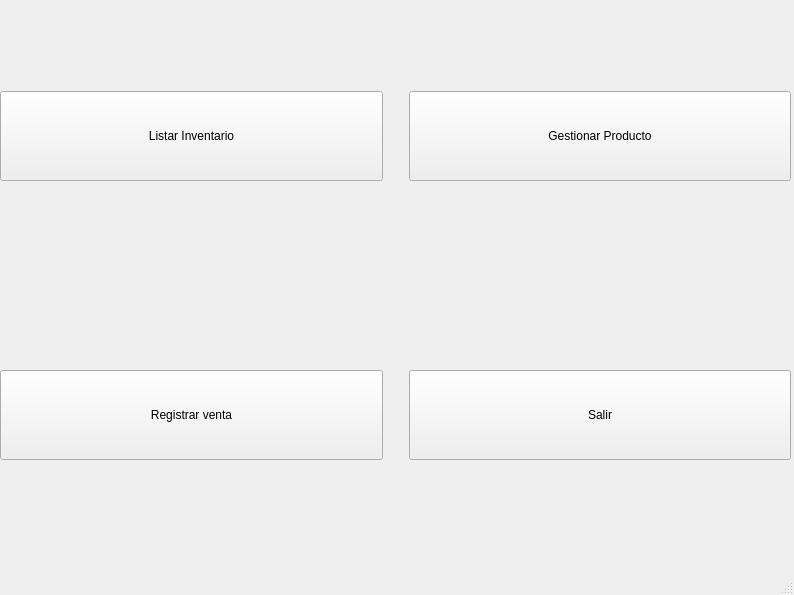
<?xml version="1.0" encoding="UTF-8"?>
<ui version="4.0">
 <class>MainWindow</class>
 <widget class="QMainWindow" name="MainWindow">
  <property name="geometry">
   <rect>
    <x>0</x>
    <y>0</y>
    <width>794</width>
    <height>595</height>
   </rect>
  </property>
  <property name="windowTitle">
   <string>MainWindow</string>
  </property>
  <widget class="QWidget" name="centralwidget">
   <widget class="QLabel" name="label">
    <property name="geometry">
     <rect>
      <x>0</x>
      <y>0</y>
      <width>791</width>
      <height>551</height>
     </rect>
    </property>
    <property name="text">
     <string/>
    </property>
    <property name="pixmap">
     <pixmap>freeman.jpg</pixmap>
    </property>
   </widget>
   <widget class="QWidget" name="gridLayoutWidget">
    <property name="geometry">
     <rect>
      <x>0</x>
      <y>0</y>
      <width>791</width>
      <height>551</height>
     </rect>
    </property>
    <layout class="QGridLayout" name="gridLayout" columnstretch="10,0,10">
     <property name="sizeConstraint">
      <enum>QLayout::SetMaximumSize</enum>
     </property>
     <item row="0" column="1">
      <spacer name="verticalSpacer_2">
       <property name="orientation">
        <enum>Qt::Vertical</enum>
       </property>
       <property name="sizeHint" stdset="0">
        <size>
         <width>20</width>
         <height>40</height>
        </size>
       </property>
      </spacer>
     </item>
     <item row="1" column="1">
      <spacer name="verticalSpacer">
       <property name="orientation">
        <enum>Qt::Vertical</enum>
       </property>
       <property name="sizeHint" stdset="0">
        <size>
         <width>20</width>
         <height>40</height>
        </size>
       </property>
      </spacer>
     </item>
     <item row="0" column="2">
      <widget class="QPushButton" name="botonGestionarProducto">
       <property name="minimumSize">
        <size>
         <width>0</width>
         <height>90</height>
        </size>
       </property>
       <property name="maximumSize">
        <size>
         <width>2000</width>
         <height>16777215</height>
        </size>
       </property>
       <property name="text">
        <string>Gestionar Producto</string>
       </property>
      </widget>
     </item>
     <item row="1" column="0">
      <widget class="QPushButton" name="botonRegistrarVenta">
       <property name="minimumSize">
        <size>
         <width>0</width>
         <height>90</height>
        </size>
       </property>
       <property name="maximumSize">
        <size>
         <width>2000</width>
         <height>16777215</height>
        </size>
       </property>
       <property name="text">
        <string>Registrar venta</string>
       </property>
      </widget>
     </item>
     <item row="1" column="2">
      <widget class="QPushButton" name="botonSalir">
       <property name="minimumSize">
        <size>
         <width>0</width>
         <height>90</height>
        </size>
       </property>
       <property name="maximumSize">
        <size>
         <width>2000</width>
         <height>16777215</height>
        </size>
       </property>
       <property name="text">
        <string>Salir</string>
       </property>
      </widget>
     </item>
     <item row="0" column="0">
      <widget class="QPushButton" name="botonListarInventario">
       <property name="minimumSize">
        <size>
         <width>0</width>
         <height>90</height>
        </size>
       </property>
       <property name="maximumSize">
        <size>
         <width>2000</width>
         <height>16777215</height>
        </size>
       </property>
       <property name="text">
        <string>Listar Inventario</string>
       </property>
      </widget>
     </item>
    </layout>
   </widget>
  </widget>
  <widget class="QMenuBar" name="menubar">
   <property name="geometry">
    <rect>
     <x>0</x>
     <y>0</y>
     <width>794</width>
     <height>22</height>
    </rect>
   </property>
  </widget>
  <widget class="QStatusBar" name="statusbar"/>
 </widget>
 <resources/>
 <connections/>
</ui>
